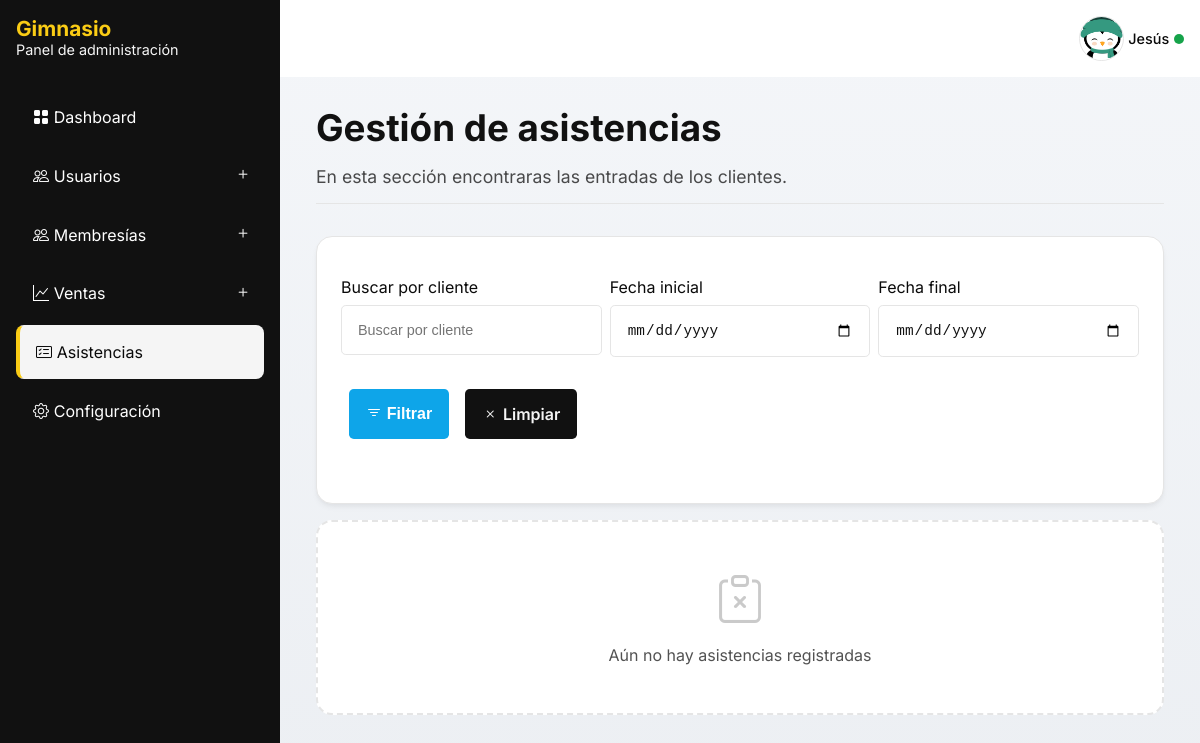
The app's page /attendances/ (signed in), older data.
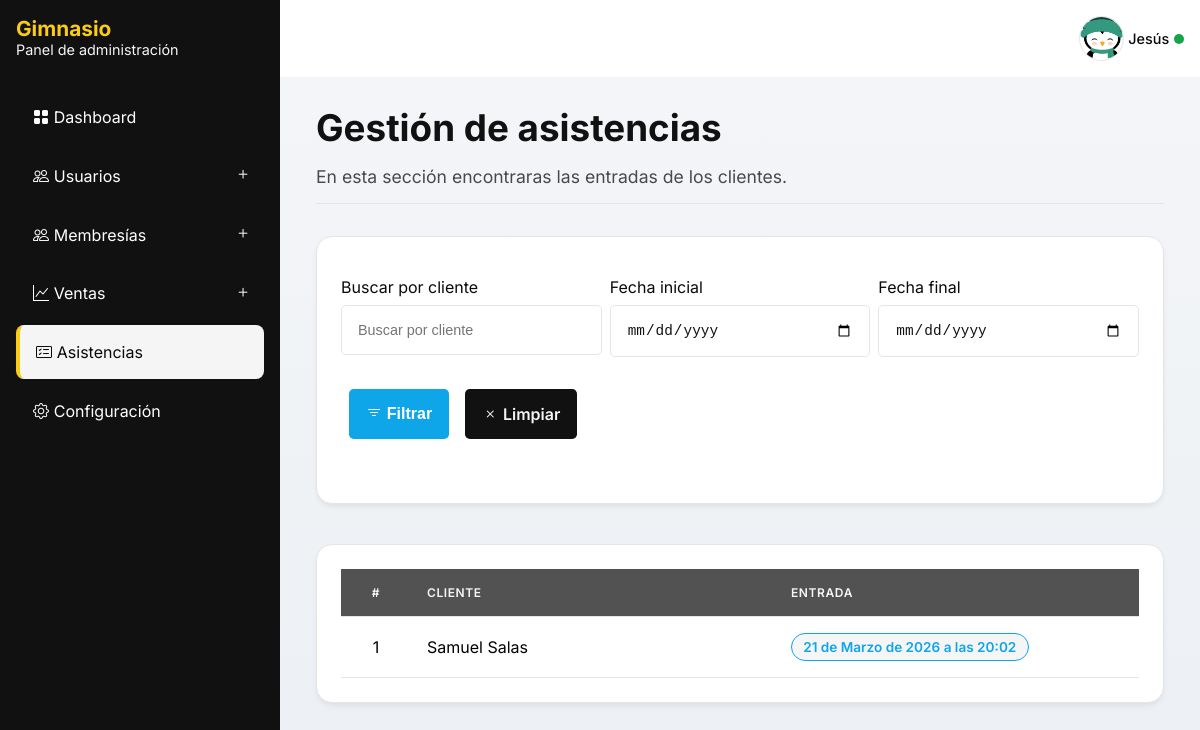
The same page, newer data.
### apps/attendances/models.py (models this page shows, shortened)
class Attendance(models.Model):
    client = models.ForeignKey('accounts.Client', on_delete=models.PROTECT, related_name='attendances')
    check_in = models.DateTimeField(default=timezone.now)
    created_at = models.DateTimeField(auto_now_add=True)
    updated_at = models.DateTimeField(auto_now=True)
    class Meta:
        ordering = ('-check_in',)
        verbose_name = 'Gestión de asistencia'
        verbose_name_plural = 'Gestión de asistencias'

### apps/accounts/models/member.py (models this page shows, shortened)
class Member(AbstractBaseUser):
    class Meta:
        verbose_name = 'Usuario'
        verbose_name_plural = 'Usuarios'
    class BaseRoles(models.TextChoices):
        CUSTOMER = 'Cliente','Cliente'
        ADMINISTRATOR = 'Administrador','Administrador'
        SECRETARY = 'Secretario(a)','Secretario(a)'
    class DocumentTypes(models.TextChoices):
        CC = 'CC', 'Cédula de Ciudadanía'
        TI = 'TI', 'Tarjeta de Identidad'
        CE = 'CE', 'Cédula de Extranjería'
        NIT = 'NIT', 'Número de Identificación Tributaria'
        PP = 'PP', 'Pasaporte'
        RC = 'RC', 'Registro Civil'
        PPT = 'PPT', 'Permiso por Protección Temporal'
    objects = BaseMemberManager()
    first_name = models.CharField(max_length=100)
    last_name = models.CharField(max_length=100, blank=True, null=True)
    phone_number = models.CharField(max_length=10, unique=True, db_index=True)
    email = models.EmailField(unique=True, db_index=True)
    role = models.CharField(max_length=13, choices=BaseRoles.choices, default=BaseRoles.CUSTOMER)
    photo = models.ImageField(upload_to='members/images', blank=True, null=True)
    document_type = models.CharField(max_length=100, choices=DocumentTypes.choices, default=DocumentTypes.CC)
    document_number = models.PositiveIntegerField(unique=True, db_index=True)
    is_active = models.BooleanField(default=True)
    is_staff = models.BooleanField(default=False)
    is_superuser = models.BooleanField(default=False)
    created_at = models.DateTimeField(auto_now_add=True)
    updated_at = models.DateTimeField(auto_now=True)
    birthday = models.DateField(blank=True, null=True)
    USERNAME_FIELD = 'email'
    REQUIRED_FIELDS = ['first_name', 'phone_number','document_type','document_number']
    @property
    def full_name(self):
        return f'{self.first_name} {self.last_name if self.last_name else ""}'

### apps/attendances/views.py (the view)
# urls.py: path('', views.AttendanceListView.as_view(), name='attendances'),
@method_decorator(
    role_required([Member.BaseRoles.ADMINISTRATOR, Member.BaseRoles.SECRETARY]),
    name='dispatch'
)
class AttendanceListView(ListView):
    model = Attendance
    context_object_name = 'attendances'
    template_name = 'attendances/list.html'
    def get_context_data(self, **kwargs):
        context = super().get_context_data(**kwargs)
        context['search'] = self.request.GET.get('search','')
        context['start_date'] = self.request.GET.get('start_date',None)
        context['end_date'] = self.request.GET.get('end_date',None)
        return context
    def get_queryset(self):
        queryset =  Attendance.objects.select_related('client').all().order_by('-created_at')
        search = self.request.GET.get('search','')
        start_date = self.request.GET.get('start_date',None)
        end_date = self.request.GET.get('end_date',None)
        if not start_date and not end_date:
            queryset = queryset.filter(check_in__date=timezone.localdate())
        if start_date:
            queryset = queryset.filter(check_in__date__gte=start_date)
        if end_date:
            queryset = queryset.filter(check_in__date__lte=end_date)
        if search:
            queryset = queryset.filter(client__first_name__icontains=search)
        return queryset

### apps/management/context_processors.py (called while the page is built)
def management_processor(request):
    return {
        'app_settings': AppSettings.load(),
    }

### apps/management/models.py (called while the page is built)
    @classmethod
    def load(cls):
        instance, _ = cls.objects.get_or_create(pk=1)
        return instance

### apps/attendances/templates/attendances/list.html (shortened to what this page needs)
{% extends 'admin-panel.html' %}
{% block content %}
    <header class="heading">
        <div class="heading__content">
            <h2 class="title">Gestión de asistencias</h2>
            <p class="subtitle">En esta sección encontraras las entradas de los clientes.</p>
        </div>
    </header>
    <form method="GET" class="card">
        <div class="form__group form__group--grid">
            <div class="form__group">
                <label class="form__label" for="id_search">Buscar por cliente</label>
                <input class="form__input" type="text" id="id_search" name="search" placeholder="Buscar por cliente" value="{{ search }}">
            </div>
            <div class="form__group">
                <label class="form__label" for="id_start_date">Fecha inicial</label>
                <input class="form__input" type="date" id="id_start_date" name="start_date" value="{{ start_date }}">
            </div>
            <div class="form__group">
                <label class="form__label" for="id_end_date">Fecha final</label>
                <input class="form__input" type="date" id="id_end_date" name="end_date" value="{{ end_date }}">
            </div>
        </div>
        <nav class="nav">
            <button class="button" type="submit">
                <i class="bi bi-filter"></i>
                <span>Filtrar</span>
            </button>
            <a
                class="button button--secondary"
                href="{% url 'attendances:attendances' %}"
            >
                <i class="bi bi-x"></i>
                <span>Limpiar</span>
            </a>
        </nav>
    </form>
    {% if attendances %}
        <div class="table__scroll card">
            <div class="table" aria-label="Listado de entradas y salidas">
                <div class="table__head">
                    <div class="table__row">
                        <div class="table__cell table__cell--sm">#</div>
                        <div class="table__cell">Cliente</div>
                        <div class="table__cell">Entrada</div>
                    </div>
                </div>
                <div class="table__body">
                    {% for attendance in attendances %}
                        <div class="table__row">
                            <div class="table__cell table__cell--sm">{{ forloop.counter }}</div>
                            <div class="table__cell">{{ attendance.client.full_name }}</div>
                            <div class="table__cell">
                                <p class="badge">{{ attendance.check_in }}</p>
                            </div>
                        </div>
                    {% endfor %}
                </div>
            </div>
        </div>
    {% else %}
        {% include 'components/empty_state.html' with message='Aún no hay asistencias registradas' %}
    {% endif %}
{% endblock content %}

Row changes from the older to the newer data that the page shows:
added Attendance: client.full_name "Samuel Salas", check_in "21 de Marzo de 2026 a las 20:02"
Text that changed along with them:
{{ message }}: "Aún no hay asistencias registradas" → (not shown)
text now shown: "# CLIENTE ENTRADA"
